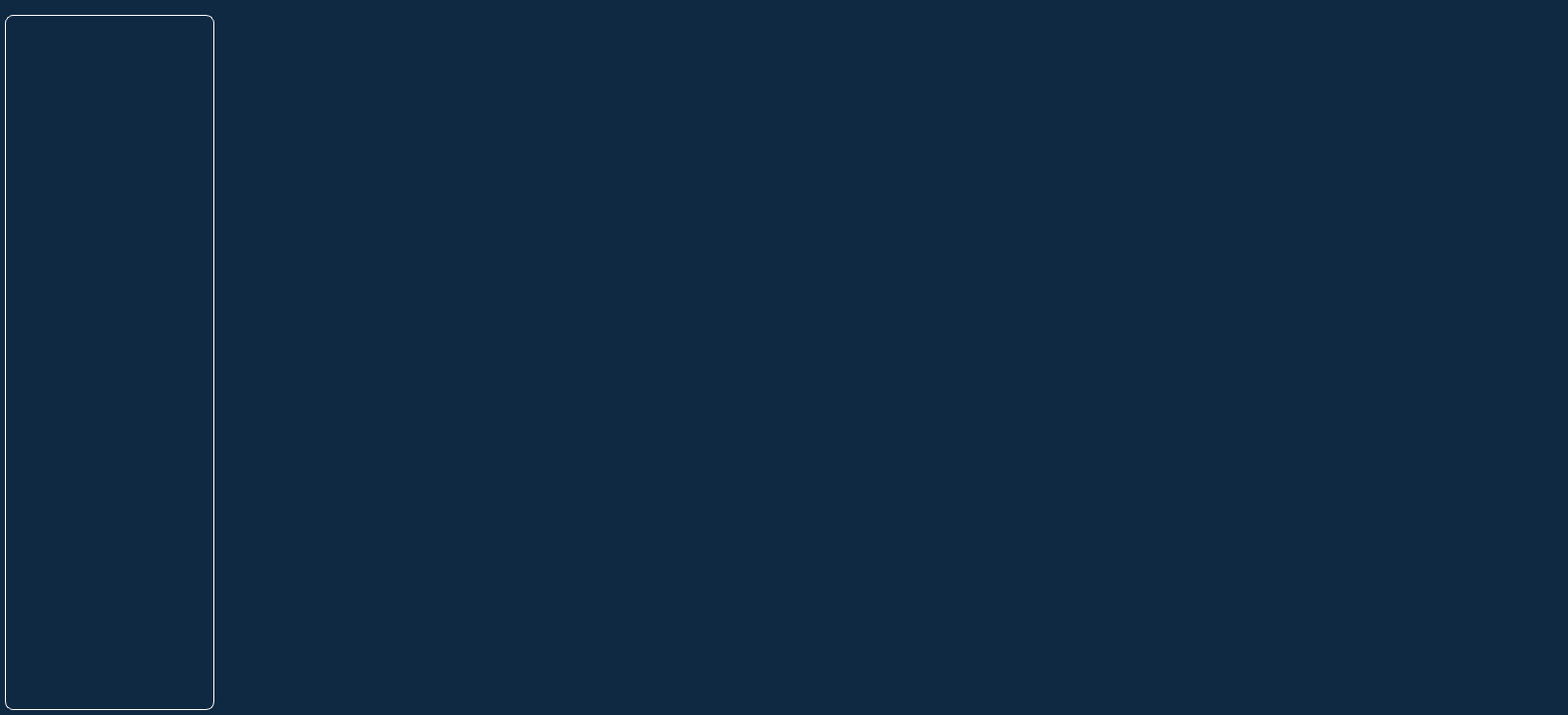
<?xml version="1.0" encoding="UTF-8"?>
<ui version="4.0">
 <class>DisplayContainer</class>
 <widget class="QWidget" name="DisplayContainer">
  <property name="geometry">
   <rect>
    <x>0</x>
    <y>0</y>
    <width>1580</width>
    <height>720</height>
   </rect>
  </property>
  <property name="windowTitle">
   <string>Form</string>
  </property>
  <property name="styleSheet">
   <string notr="true">background-color: rgb(15, 41, 66);</string>
  </property>
  <widget class="QStackedWidget" name="stackedWidgetNode">
   <property name="geometry">
    <rect>
     <x>220</x>
     <y>5</y>
     <width>1356</width>
     <height>710</height>
    </rect>
   </property>
  </widget>
  <widget class="QListWidget" name="listWidget">
   <property name="geometry">
    <rect>
     <x>5</x>
     <y>15</y>
     <width>211</width>
     <height>700</height>
    </rect>
   </property>
   <property name="styleSheet">
    <string notr="true">QListWidget{
font: 12pt &quot;楷体&quot;;
border:1px solid white;
border-radius:8px;
color: rgb(255, 255, 255);
background-color: rgb(15, 41, 66);
}

QListView::item:selected {
border: 1px solid  rgba(255, 255, 255, 0);;
border-radius:8px;
background-color: qlineargradient(spread:reflect, x1:0, y1:0, x2:1, y2:0, stop:0 rgba(28, 183, 200, 255), stop:1 rgba(0, 85, 127, 255));
 }

QToolTip {
font: 12pt &quot;文泉驿等宽微米黑&quot;;
color: rgb(255, 255, 255);
width:60px;

border: 1px solid rgb(79, 229, 219);;
padding: 5px;
border-radius: 3px;
opacity: 200;
}</string>
   </property>
   <property name="verticalScrollBarPolicy">
    <enum>Qt::ScrollBarAsNeeded</enum>
   </property>
   <property name="horizontalScrollBarPolicy">
    <enum>Qt::ScrollBarAlwaysOff</enum>
   </property>
   <property name="iconSize">
    <size>
     <width>35</width>
     <height>35</height>
    </size>
   </property>
   <property name="textElideMode">
    <enum>Qt::ElideRight</enum>
   </property>
  </widget>
 </widget>
 <resources/>
 <connections/>
</ui>
